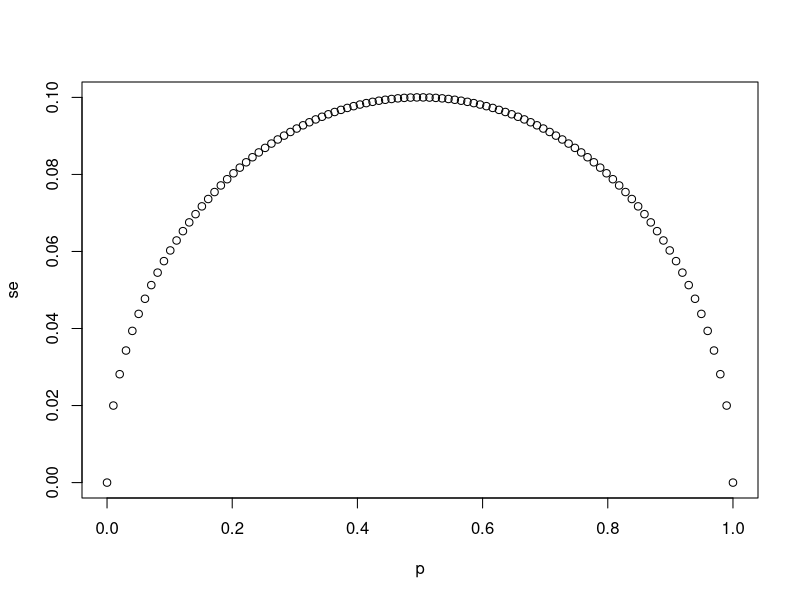
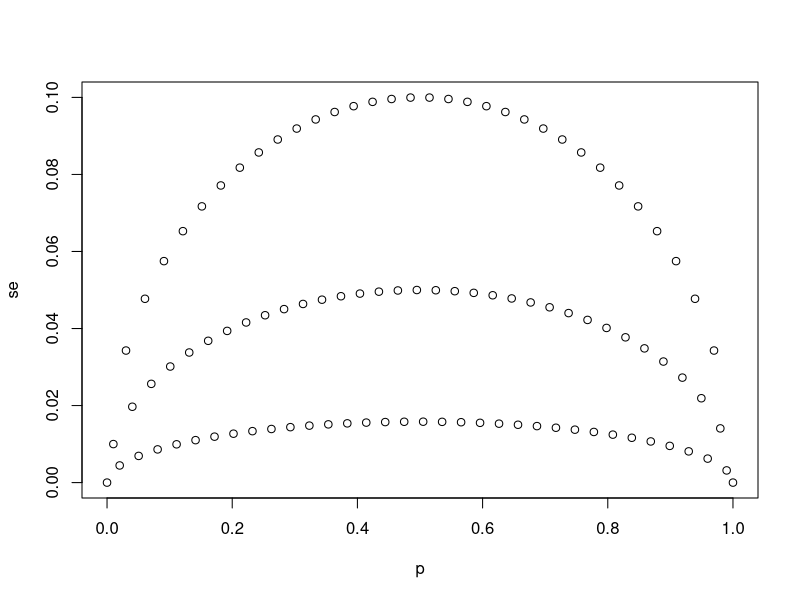
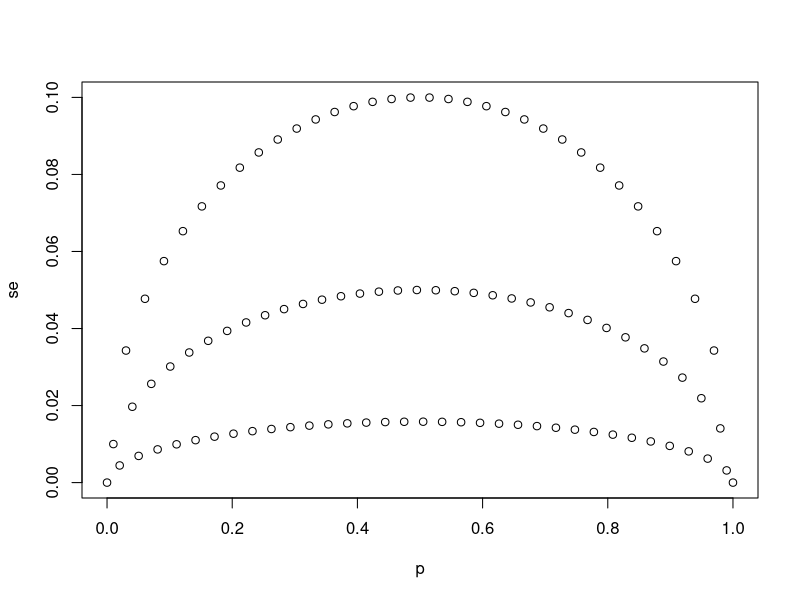
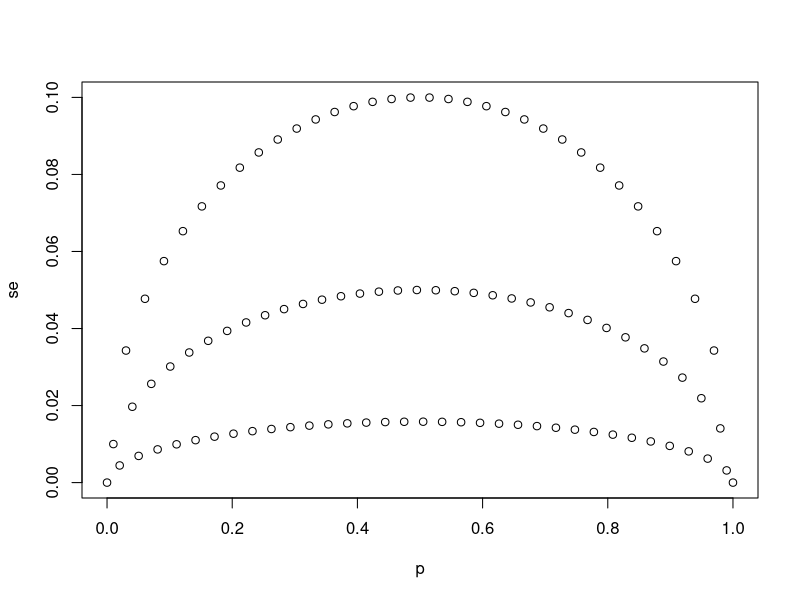

These figures' R source, in order:
# Parameters andd Estimates
# 2022.05.22


## Exercise 1. 
## POLLING - EXPECTED VALUE OF S

# Suppose you poll a population in which a proportion 'p' of voters are Democrats and '1-p' are Republicans.
# Your sample size is 'N=25'. Consider the random variable 'S', which is the total number of Democrats in your 
# sample.

# What is the expected value of this random variable 'S'?

# Instructions

# Possible Answers
# a) E[S] = 25(1-p)
# b) E[S] = 25p             (correcto)
# c) E[S] = sqrt(25p(1-p)) 
# d) E[S] = p  
  

  
## Exercise 2. 
## POLLING - STANDARD ERROR OF S

# Again, consider the random variable 'S', which is the 'total' number of Democrats in your sample of 25
# voters. The variable 'p' describes the proportion of Democrats in the sample, whereas '1-p' describes the
# proportion of Republicans.

# What is the standard error of 'S'?
  
# Instructions

# Possible Answers
# a) SE[S] = 25*p(1-p)
# b) SE[S] = sqrt(25p)
# c) SE[S] = 25(1-p) 
# d) SE[S] = sqrt(25*p(1-p)) (correcto) 
  
  
  
## Exercise 3. 
## POLLING - EXPECTED VALUE OF X-bar

# Consider the random variable 'S/N', which is equivalent to the sample average that we have been denoting
# as 'X-bar (mean)'. The variable 'N' represents the sample size and 'p' is the proportion of Democrats in
# the population.

# What is the expected value of 'X-bar'?

# Instructions

# Possible Answers
# a) E[X-bar] = p      (correcto)
# b) E[X-bar] = N*p
# c) E[X-bar] = N*(1-p)
# d) E[X-bar] = 1-p



## Exercise 4. 
## POLLING - STANDARD ERROR OF X-BAR

# What is the standard error of the sample average, 'X-bar'?
  
# The variable 'N' represents the sample size and 'p' is the proportion of Democrats in the population.

# Instructions

#Possible Answers
# a) SE[X-bar] = sqrt(N*p(1-p))
# b) SE[X-bar] = sqrt(p*(1-p)/N) (correcto)
# c) SE[X-bar] = sqrt(p*(1-p))
# d) SE[X-bar] = sqrt(N)



## Exercise 5. 
## 'SE' VERSUS 'p'

# Write a line of code that calculates the standard error 'se' of a sample average when you poll 25 
# people in the population. Generate a sequence of 100 proportions of Democrats 'p' that vary from 0
# (no Democrats) to 1 (all Democrats).

# Plot 'se' versus 'p' for the 100 different proportions.

# Instructions

# Use the 'seq' function to generate a vector of 100 values of 'p' that range from 0 to 1.
# Use the 'sqrt' function to generate a vector of standard errors for all values of 'p'.
# Use the 'plot' function to generate a plot with 'p' on the x-axis and 'se' on the y-axis.

# Code:

# `N` represents the number of people polled
N <- 25

# Create a variable `p` that contains 100 proportions ranging from 0 to 1 using the `seq` function
p <- seq(0,1,length.out = 100)

# Create a variable `se` that contains the standard error of each sample average
se <- sqrt(p*(1-p)/N)

# Plot `p` on the x-axis and `se` on the y-axis
plot(p,se)



## Exercise 6. 
## MULTIPLE PLOTS OF 'SE' VERSUS 'p'

# Using the same code as in the previous exercise, create a 'for'-loop that generates three plots of 'p'
# versus 'se' when the sample sizes equal 'N = 25', 'N = 100', and 'N = 1000'.

# Instructions

# a) Your 'for'-loop should contain two lines of code to be repeated for three different values of 'N'.
# b) The first line within the 'for'-loop should use the 'sqrt' function to generate a vector of standard
#    errors 'se' for all values of 'p'.
# c) The second line within the 'for'-loop should use the 'plot' function to generate a plot with 'p' 
#    on the 'x'-axis and 'se' on the 'y'-axis.
# d) Use the 'ylim' argument to keep the 'y'-axis limits constant across all three plots. The lower limit
#    should be equal to '0' and the upper limit should equal '0.1' (it can be shown that this value is the
#    highest calculated standard error across all values of 'p' and 'N').

# Code:

# The vector `p` contains 100 proportions of Democrats ranging from 0 to 1 using the `seq` function
p <- seq(0, 1, length = 100)

# The vector `sample_sizes` contains the three sample sizes
sample_sizes <- c(25, 100, 1000)

# Write a for-loop that calculates the standard error `se` for every value of `p` for each of the three
# samples sizes `N` in the vector `sample_sizes`. Plot the three graphs, using the `ylim` argument 
# to standardize the y-axis across all three plots.
for(n in sample_sizes){
  se <- sqrt(p*(1-p)/sample_sizes)
  plot(p,se,ylim = c(0,0.1))
}



## Exercise 7. 
## EXPECTED VALUE OF 'd'

# Our estimate for the difference in proportions of Democrats and Republicans is 'd = X_bar - (1 - X_bar)'.

# Which derivation correctly uses the rules we learned about sums of random variables and scaled random
# variables to derive the expected value of 'd'?

# Instructions

# Possible Answers

# a) E[X_bar - (1 - X_bar)] = E[2*X_bar - 1] = 2*E[X_bar] - 1 = N*(2*p - 1) = N*p - N*(1-p)
# b) E[X_bar - (1 - X_bar)] = E[X_bar - 1] = E[X_bar] - 1 = p - 1
# c) E[X_bar - (1 - X_bar)] = E[2*X_bar - 1] = 2*E[X_bar] - 1 = 2*sqrt(p*(1-p)) - 1 = p - (1 - p)
# d) E[X_bar - (1 - X_bar)] = E[2*X_bar - 1] = 2*E[X_bar] - 1 = 2*p - 1 = p - (1 - p)   (correcto)



## Exercise 8. 
## STANDARD ERROR OF 'd'

# Our estimate for the difference in proportions of Democrats and Republicans is 'd = X_bar - (1 - X_bar)'
# Which derivation correctly uses the rules we learned about sums of random variables and scaled random
# variables to derive the standard error of 'd'?

# Instructions

# Possible Answers

# a) SE[X_bar - (1 - X_bar)] = SE[2*X_bar - 1] = 2*SE[X_bar] = 2*sqrt(p/N)
# b) SE[X_bar - (1 - X_bar)] = SE[2*X_bar - 1] = 2*SE[X_bar - 1] = 2*sqrt(p*(1-p)/N) - 1
# c) SE[X_bar - (1 - X_bar)] = SE[2*X_bar - 1] = 2*SE[X_bar] =  2*sqrt(p*(1-p)/N) (correcto)
# d) SE[X_bar - (1 - X_bar)] = SE[X_bar - 1] = SE[X_bar] = sqrt(p*(1-p)/N)



## Exercise 9. 
## STANDARD ERROR OF THE SPREAD

# Say the actual proportion of Democratic voters is 'p = 0.45'. In this case, the Republican party
# is winning by a relatively large margin of 'd = -0.1', or a 10% margin of victory. What is the 
# standard error of the spread '2*X-bar - 1' in this case?
  
# Instructions

# Use the 'sqrt' function to calculate the standard error of the spread '2*X_bar - 1'.

# Code

# `N` represents the number of people polled
N <- 25

# `p` represents the proportion of Democratic voters
p <- 0.45

# Calculate the standard error of the spread. Print this value to the console.
se_sprd <- 2*sqrt(p*(1-p)/N)
se_sprd   # [1] 0.1989975   (correcto)



## Exercise 10. 
## SAMPLE SIZE

# So far we have said that the difference between the proportion of Democratic voters and Republican
# voters is about '10%' and that the standard error of this spread is about '0.2' when 'N = 25'. Select the 
# statement that explains why this sample size is sufficient or not.

# Instructions

# Possible Answers

# a) This sample size is sufficient because the expected value of our estimate '2*X_bar - 1' is 'd' so
#    our prediction will be right on.

# b) This sample size is too small because the standard error is larger than the spread.    (correcto)

# c) This sample size is sufficient because the standard error of about '0.2' is much smaller than 
#    the spread of '10%'.

# d) Without knowing 'p', we have no way of knowing that increasing our sample size would actually 
#    improve our standard error.









